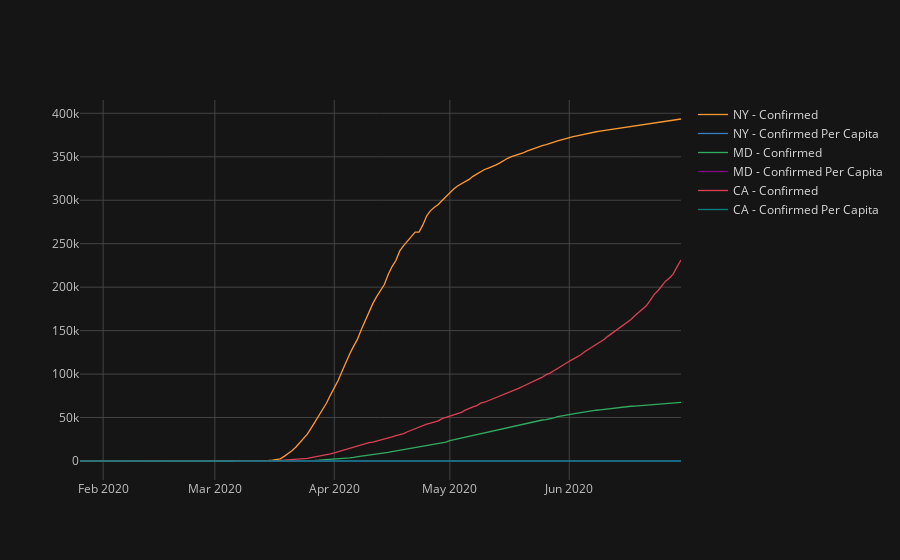

Here is the notebook cell this chart was saved with:
### Code cell
## Plot concatenated dfs
pfig = plot_df.iplot()#theme='solar',asFigure=True)
pfig

### Figure 1 — Plotly figure (JSON) as saved in the notebook; plotly's stock layout.template omitted (floating-point values rounded to 4 significant figures; data arrays with more than 128 entries replaced by an {"elided": "..."} marker saying what was removed)
{"data": [{"line": {"color": "rgba(255, 153, 51, 1.0)", "dash": "solid", "shape": "linear", "width": 1.3}, "mode": "lines", "name": "NY - Confirmed", "text": "", "type": "scatter", "x": {"elided": "157 str values"}, "y": {"elided": "157 mixed values"}}, {"line": {"color": "rgba(55, 128, 191, 1.0)", "dash": "solid", "shape": "linear", "width": 1.3}, "mode": "lines", "name": "NY - Confirmed Per Capita", "text": "", "type": "scatter", "x": {"elided": "157 str values"}, "y": {"elided": "157 mixed values"}}, {"line": {"color": "rgba(50, 171, 96, 1.0)", "dash": "solid", "shape": "linear", "width": 1.3}, "mode": "lines", "name": "MD - Confirmed", "text": "", "type": "scatter", "x": {"elided": "157 str values"}, "y": {"elided": "157 mixed values"}}, {"line": {"color": "rgba(128, 0, 128, 1.0)", "dash": "solid", "shape": "linear", "width": 1.3}, "mode": "lines", "name": "MD - Confirmed Per Capita", "text": "", "type": "scatter", "x": {"elided": "157 str values"}, "y": {"elided": "157 mixed values"}}, {"line": {"color": "rgba(219, 64, 82, 1.0)", "dash": "solid", "shape": "linear", "width": 1.3}, "mode": "lines", "name": "CA - Confirmed", "text": "", "type": "scatter", "x": {"elided": "157 str values"}, "y": {"elided": "157 int values"}}, {"line": {"color": "rgba(0, 128, 128, 1.0)", "dash": "solid", "shape": "linear", "width": 1.3}, "mode": "lines", "name": "CA - Confirmed Per Capita", "text": "", "type": "scatter", "x": {"elided": "157 str values"}, "y": {"elided": "157 float values"}}], "layout": {"legend": {"bgcolor": "#151516", "font": {"color": "#D9D9D9"}}, "paper_bgcolor": "#151516", "plot_bgcolor": "#151516", "title": {"font": {"color": "#D9D9D9"}}, "xaxis": {"gridcolor": "#434343", "showgrid": true, "tickfont": {"color": "#C2C2C2"}, "title": {"font": {"color": "#D9D9D9"}, "text": ""}, "zerolinecolor": "#666570"}, "yaxis": {"gridcolor": "#434343", "showgrid": true, "tickfont": {"color": "#C2C2C2"}, "title": {"font": {"color": "#D9D9D9"}, "text": ""}, "zerolinecolor": "#666570"}}}
